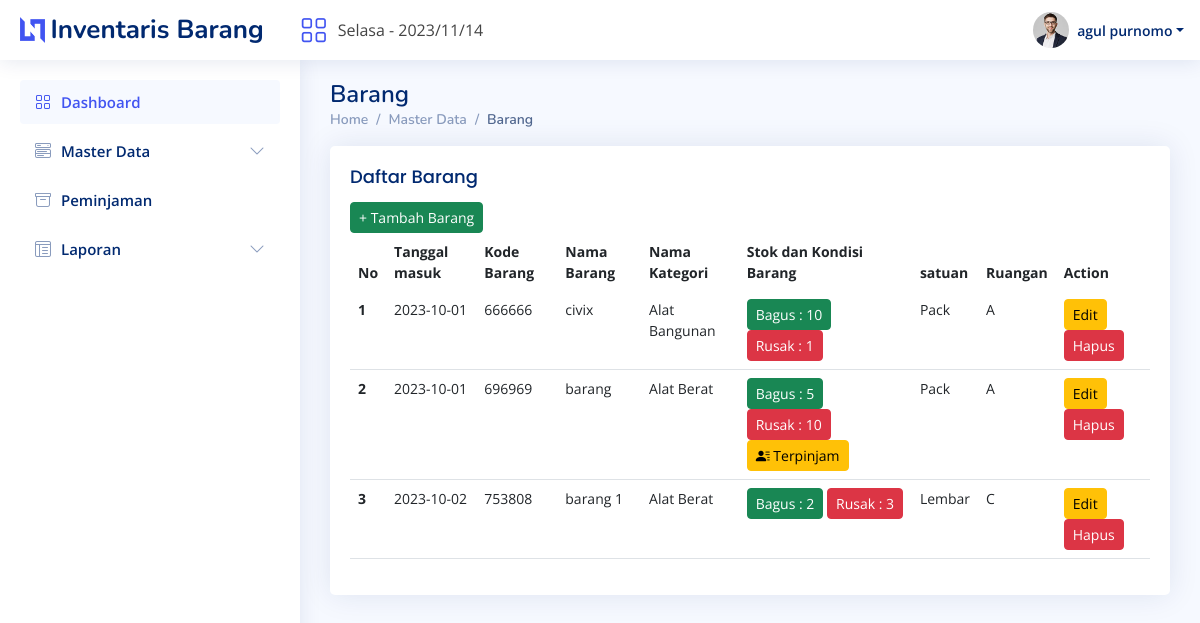
Page /barang.php (signed in) on the committed database.
### tables this page shows
CREATE TABLE `barang` (
  `id_barang` int(11) NOT NULL,
  `kode_barang` int(11) NOT NULL,
  `tanggal_masuk` date DEFAULT NULL,
  `nama_barang` varchar(255) DEFAULT NULL,
  `id_kategori` int(11) DEFAULT NULL,
  `kondisi_barang_bagus` int(11) DEFAULT NULL,
  `kondisi_barang_rusak` int(11) DEFAULT NULL,
  `satuan` varchar(11) DEFAULT NULL,
  `id_ruang` int(11) DEFAULT NULL,
  `keluar` int(1) DEFAULT NULL,
  `tanggal_keluar` date DEFAULT NULL,
  `alasan` varchar(255) DEFAULT NULL,
  `alasan2` varchar(255) DEFAULT NULL
);

CREATE TABLE `kategori` (
  `id_kategori` int(25) NOT NULL,
  `nama_kategori` varchar(255) NOT NULL
);

CREATE TABLE `ruang` (
  `id_ruang` int(11) NOT NULL,
  `nama_ruang` varchar(225) DEFAULT NULL,
  `lokasi_ruang` varchar(255) DEFAULT NULL
);

### barang.php (the view, shortened to what this page needs)
<?php
include_once 'header.php';
?>
<main id="main" class="main">
    <div class="pagetitle">
        <h1>Barang</h1>
        <nav>
            <ol class="breadcrumb">
                <li class="breadcrumb-item"><a href="?page=dashboard">Home</a></li>
                <li class="breadcrumb-item">Master Data</li>
                <li class="breadcrumb-item active">Barang</li>
            </ol>
        </nav>
    </div>
    <section class="section dashboard">
        <div class="row">
            <div class="col-lg-15">
                <div class="row">
                    <div class="col-12">
                        <div class="card recent-sales overflow-auto">
                            <div class="card-body">
                                <h5 class="card-title m-0">Daftar Barang</h5>
                                <button class="btn btn-success btn-sm" data-bs-toggle="modal" data-bs-target="#tambahbarang" title="Tambah Data Barang Baru">+ Tambah Barang</button>
                                <table class="table table-border datatable">
                                    <thead>
                                        <tr>
                                            <th scope="col">No</th>
                                            <th scope="col">Tanggal masuk</th>
                                            <th scope="col">Kode Barang</th>
                                            <th scope="col">Nama Barang</th>
                                            <th scope="col">Nama Kategori</th>
                                            <th scope="col">Stok dan Kondisi Barang</th>
                                            <th scope="col">satuan</th>
                                            <th scope="col">Ruangan</th>
                                            <th scope="col">Action</th>
                                        </tr>
                                    </thead>
                                    <tbody>
                                        <?php
                                        $i = 1;
                                        $query = mysqli_query($koneksi, "SELECT * FROM barang INNER JOIN kategori ON barang.id_kategori=kategori.id_kategori INNER JOIN ruang ON barang.id_ruang=ruang.id_ruang WHERE keluar='0' OR alasan2='pinjam' ");
                                        while ($data = mysqli_fetch_array($query)) {
                                            $id = $data['id_barang'];
                                        ?>
                                            <tr>
                                                <td><strong><?php echo $i++ ?></strong></td>
                                                <td><?php echo $data['tanggal_masuk'] ?></td>
                                                <td><?php echo $data['kode_barang'] ?></td>
                                                <td><?php echo $data['nama_barang'] ?></td>
                                                <td><?php echo $data['nama_kategori'] ?></td>
                                                <td>
                                                    <span class="btn btn-success btn-sm"> Bagus : <?php echo (empty($data['kondisi_barang_bagus']) ? '--' : $data['kondisi_barang_bagus']) ?></span>
                                                    <span class="btn btn-danger btn-sm"> Rusak : <?php echo (empty($data['kondisi_barang_rusak']) ? '--' : $data['kondisi_barang_rusak']) ?></span>
                                                    <button class="btn btn-warning btn-sm" data-bs-toggle="modal" data-bs-target="#pinjambarang<?php echo $id ?>" title="Tekan untuk melihat data Pinjaman" <?= ($data['alasan2'] == 'pinjam' ? '' : 'hidden') ?>><i class="bi bi-person-lines-fill"></i> Terpinjam</button>
                                                </td>
                                                <td><?php echo ucwords($data['satuan']) ?></td>
                                                <td><?php echo $data['nama_ruang'] ?></td>
                                                <td>
                                                    <button class="btn btn-warning btn-sm" data-bs-toggle="modal" data-bs-target="#editbarang<?php echo $data['id_barang'] ?>" title="Edit Informasi Barang">Edit</button>
                                                    <button class="btn btn-danger btn-sm" data-bs-toggle="modal" data-bs-target="#hapusbarang<?php echo $data['id_barang'] ?>" title="Hapus Informasi Barang">Hapus</button>
                                                </td>
                                            </tr>
                                        <?php
                                        }
                                        ?>
                                    </tbody>
                                </table>
                            </div>
                        </div>
                    </div>
                </div>
            </div>
        </div>
    </section>
</main>

### header.php (shortened to what this page needs)
<?php
$currentdate = date('Y/m/d');
$today = date("l");
if ($today == "Monday") {
    $today_indo = "Senin";
}elseif ($today == "Tuesday") {
    $today_indo = "Selasa";
}elseif ($today == "Wednesday") {
    $today_indo = "Rabu";
}elseif ($today == "Thursday") {
    $today_indo = "Kamis";
}elseif ($today == "Friday") {
    $today_indo = "Jumat";
}elseif ($today == "Saturday") {
    $today_indo = "Sabtu";
}elseif ($today == "Sunday") {
    $today_indo = "Minggu";
}
?>
<!DOCTYPE html>
<html lang="en">
<head>
    <?php
    $page = isset($_GET['page']) ? $_GET['page'] : 'Dashboard';
    ?>
  <link href="assets/vendor/bootstrap/css/bootstrap.min.css" rel="stylesheet">
  <link href="assets/vendor/bootstrap-icons/bootstrap-icons.css" rel="stylesheet">
  <link href="assets/vendor/boxicons/css/boxicons.min.css" rel="stylesheet">
  <link href="assets/vendor/quill/quill.snow.css" rel="stylesheet">
  <link href="assets/vendor/quill/quill.bubble.css" rel="stylesheet">
  <link href="assets/vendor/remixicon/remixicon.css" rel="stylesheet">
  <link href="assets/vendor/simple-datatables/style.css" rel="stylesheet">
  <link rel="stylesheet" type="text/css" href="style.css">
  <link href="assets/css/style.css" rel="stylesheet">
</head>
<body>
  <header id="header" class="header fixed-top d-flex align-items-center">
    <div class="d-flex align-items-center justify-content-between">
      <a href="index.php?page=dashboard" class="logo d-flex align-items-center">
        <img src="assets/img/logo.png" alt="">
        <span class="d-none d-lg-block">Inventaris Barang</span>
      </a>
      <a class="sidebar-toggle js-sidebar-toggle" href="?page=dashboard">
        <big><big><big><i class="bi bi-grid"></i></big></big></big>
      </a>
      <span style="margin-left: 10px;"><?= $today_indo . " - " . $currentdate ?></span>
    </div>
    <nav class="header-nav ms-auto">
      <ul class="d-flex align-items-center">
        <li class="nav-item dropdown pe-3">
          <a class="nav-link nav-profile d-flex align-items-center pe-0" href="#" data-bs-toggle="dropdown">
            <img src="assets/img/avatars/<?= $_SESSION['user']['foto'] ?>" alt="<?= $_SESSION['user']['foto'] ?>" class="rounded-circle">
            <span class="d-none d-md-block dropdown-toggle ps-2"><?= $_SESSION['user']['nama_user'] ?></span>
          </a>
        </li>
      </ul>
    </nav>
  </header>
  <aside id="sidebar" class="sidebar js-sidebar">
    <ul class="sidebar-nav" id="sidebar-nav">
      <li class="nav-item">
        <a class="nav-link <?php echo (!empty($_GET['page']) ? 'collapsed' : '')?>" href="index.php">
          <i class="bi bi-grid"></i>
          <span>Dashboard</span>
        </a>
      </li>
      <li class="nav-item">
        <a class="nav-link <?php echo ($page == 'kategori' || $page == 'barang' || $page == 'daftar-barang' || $page == 'ruangan' ? '' : 'collapsed')?>" data-bs-target="#components-nav" data-bs-toggle="collapse" href="#">
          <i class="bi bi-menu-button-wide"></i><span>Master Data</span><i class="bi bi-chevron-down ms-auto"></i>
        </a>
      </li>
      <li class="nav-item">
        <a class="nav-link <?php echo ($page == 'pinjaman' ? '' : 'collapsed')?>" href="?page=pinjaman">
          <i class="bi bi-archive"></i><span>Peminjaman</span>
        </a>
      </li>
      <li class="nav-item">
        <a class="nav-link <?php echo ($page == 'laporan-barang-masuk' || $page == 'laporan-barang-keluar' ? '' : 'collapsed')?>" data-bs-target="#tables-nav" data-bs-toggle="collapse" href="#">
          <i class="bi bi-layout-text-window-reverse"></i><span>Laporan</span><i class="bi bi-chevron-down ms-auto"></i>
        </a>
      </li>
  </aside>

### assets/css/style.css (style rules this page uses)
:root { scroll-behavior: smooth; }
body { font-family: "Open Sans", sans-serif; background: #f6f9ff; color: #444444; }
a { color: #4154f1; text-decoration: none; }
h1, h2, h3, h4, h5, h6 { font-family: "Nunito", sans-serif; }
#main { margin-top: 60px; padding: 20px 30px; transition: all 0.3s; }
.pagetitle { margin-bottom: 10px; }
.pagetitle h1 { font-size: 24px; margin-bottom: 0; font-weight: 600; color: #012970; }
.card { margin-bottom: 30px; border: none; border-radius: 5px; box-shadow: 0px 0 30px rgba(1, 41, 112, 0.1); }
.card-title { padding: 20px 0 15px 0; font-size: 18px; font-weight: 500; color: #012970; font-family: "Poppins", sans-serif; }
.card-body { padding: 0 20px 20px 20px; }
.breadcrumb { font-size: 14px; font-family: "Nunito", sans-serif; color: #899bbd; font-weight: 600; }
.breadcrumb a { color: #899bbd; transition: 0.3s; }
.breadcrumb .breadcrumb-item::before { color: #899bbd; }
.breadcrumb .active { color: #51678f; font-weight: 600; }
.logo { line-height: 1; }
@media (min-width: 1200px) { .logo { width: 280px; } }
.logo img { max-height: 26px; margin-right: 6px; }
.logo span { font-size: 26px; font-weight: 700; color: #012970; font-family: "Nunito", sans-serif; }
.header { transition: all 0.5s; z-index: 997; height: 60px; box-shadow: 0px 2px 20px rgba(1, 41, 112, 0.1); background-color: #fff; padding-left: 20px; }
.header-nav ul { list-style: none; }
.header-nav>ul { margin: 0; padding: 0; }
.header-nav .nav-profile { color: #012970; }
.header-nav .nav-profile img { max-height: 36px; }
.header-nav .nav-profile span { font-size: 14px; font-weight: 600; }
.sidebar { position: fixed; top: 60px; left: 0; bottom: 0; width: 300px; z-index: 996; transition: all 0.3s; padding: 20px; overflow-y: auto; scrollbar-width: thin; scrollbar-color: #aab7cf transparent; box-shadow: 0px 0px 20px rgba(1, 41, 112, 0.1); background-color: #fff; }
@media (min-width: 1200px) { #main, #footer { margin-left: 300px; } }
.sidebar-nav { padding: 0; margin: 0; list-style: none; }
.sidebar-nav li { padding: 0; margin: 0; list-style: none; }
.sidebar-nav .nav-item { margin-bottom: 5px; }
.sidebar-nav .nav-link { display: flex; align-items: center; font-size: 15px; font-weight: 600; color: #4154f1; transition: 0.3; background: #f6f9ff; padding: 10px 15px; border-radius: 4px; }
.sidebar-nav .nav-link i { font-size: 16px; margin-right: 10px; color: #4154f1; }
.sidebar-nav .nav-link.collapsed { color: #012970; background: #fff; }
.sidebar-nav .nav-link.collapsed i { color: #899bbd; }
.sidebar-nav .nav-link .bi-chevron-down { margin-right: 0; transition: transform 0.2s ease-in-out; }
.dashboard .recent-sales { font-size: 14px; }
.dashboard .recent-sales .table thead { background: #f6f6fe; }
.dashboard .recent-sales .table thead th { border: 0; }

### rows in the picture
barang: tanggal_masuk "2023-10-01", kode_barang "666666", nama_barang "civix", id_kategori.nama_kategori "Alat Bangunan", kondisi_barang_bagus "10", kondisi_barang_rusak "1", satuan "Pack", id_ruang.nama_ruang "A"
barang: tanggal_masuk "2023-10-01", kode_barang "696969", nama_barang "barang", id_kategori.nama_kategori "Alat Berat", kondisi_barang_bagus "5", kondisi_barang_rusak "10", satuan "Pack", id_ruang.nama_ruang "A"
barang: tanggal_masuk "2023-10-02", kode_barang "753808", nama_barang "barang 1", id_kategori.nama_kategori "Alat Berat", kondisi_barang_bagus "2", kondisi_barang_rusak "3", satuan "Lembar", id_ruang.nama_ruang "C"

### other values in the picture
$today_indo "Selasa"
$_SESSION['user']['nama_user'] "agul purnomo"
